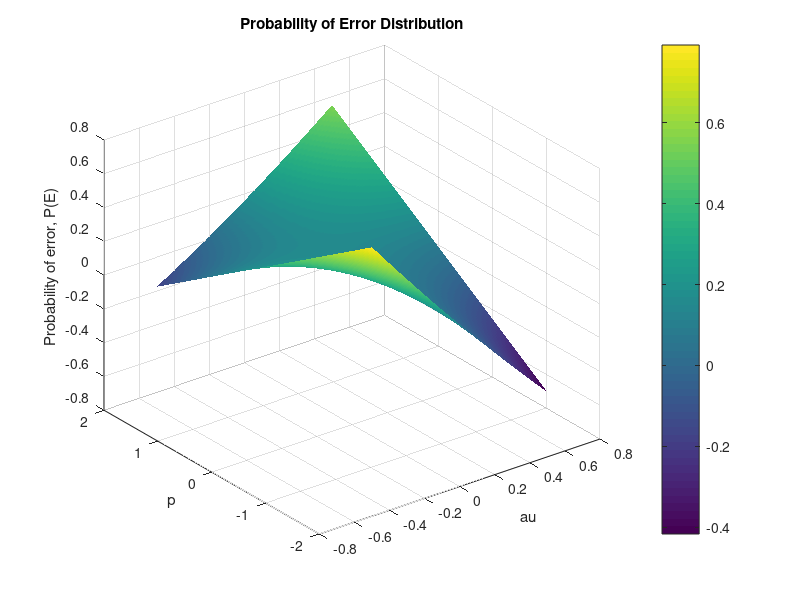

MATLAB code to generate this figure:
A=1;
t = -0.5:0.01:0.5;
p = -2:0.01:2;

%Since t and p are independent a meshgrid is needed
[T,P] = meshgrid(t,p);

% When Y>T gives 1
% E = (1-P).*(normcdf(T-A)) + (P).*(1-normcdf(T+A));
% P(E) is min for T slightly (+) of mean 

% When Y<=T gives 1
E = (P).*(normcdf(T-A)) + (1-P).*(1-normcdf(T+A));
% P(E) is min for T slightly (-) of mean

figure;
surf(T, P, E);
xlabel("\tau")
ylabel("p")
zlabel("Probability of error, P(E)")
title("Probability of Error Distribution")
shading interp; % Smooth the surface
colorbar; % Add a color legend